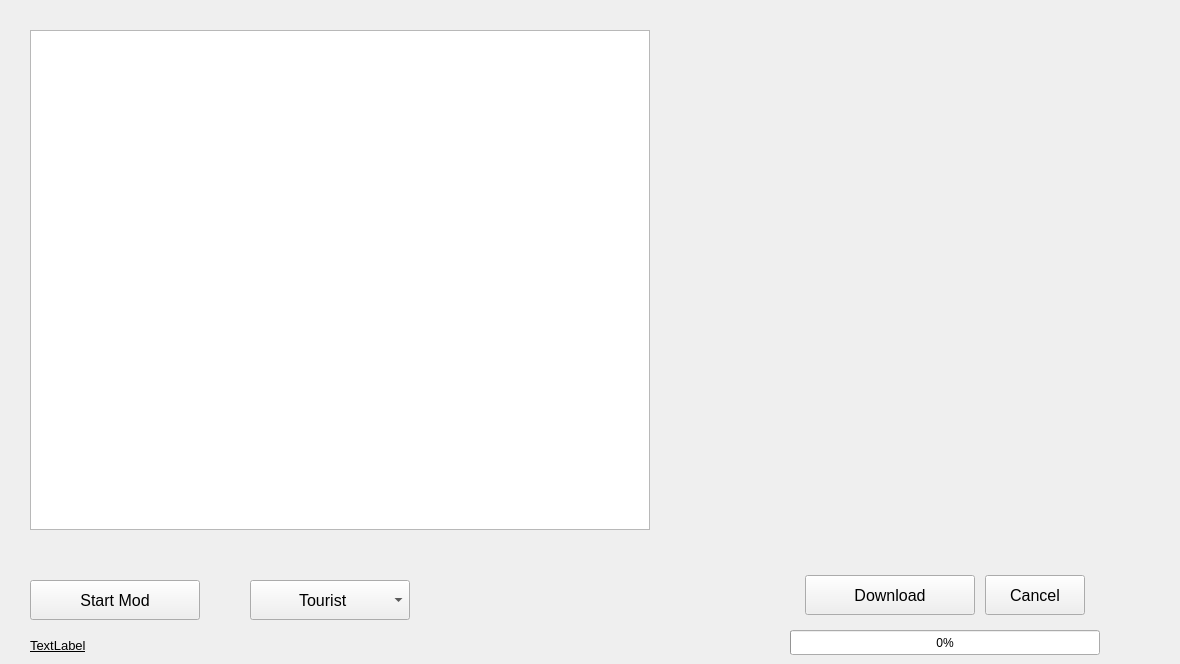
      <widget class="QWidget" name="tab_fe_mods">
       <attribute name="title">
        <string>Mods</string>
       </attribute>
       <widget class="QPushButton" name="pushButton_fe_mods_sttart_mod">
        <property name="geometry">
         <rect>
          <x>30</x>
          <y>580</y>
          <width>170</width>
          <height>40</height>
         </rect>
        </property>
        <property name="font">
         <font>
          <pointsize>12</pointsize>
         </font>
        </property>
        <property name="text">
         <string>Start Mod</string>
        </property>
       </widget>
       <widget class="QComboBox" name="comboBox_fe_mods_difficulty">
        <property name="geometry">
         <rect>
          <x>250</x>
          <y>580</y>
          <width>160</width>
          <height>40</height>
         </rect>
        </property>
        <property name="font">
         <font>
          <pointsize>12</pointsize>
         </font>
        </property>
        <property name="layoutDirection">
         <enum>Qt::LeftToRight</enum>
        </property>
        <item>
         <property name="text">
          <string>          Tourist</string>
         </property>
        </item>
        <item>
         <property name="text">
          <string>          Easy</string>
         </property>
        </item>
        <item>
         <property name="text">
          <string>          Normal</string>
         </property>
        </item>
        <item>
         <property name="text">
          <string>          Hard</string>
         </property>
        </item>
        <item>
         <property name="text">
          <string>          Serious</string>
         </property>
        </item>
       </widget>
       <widget class="QLabel" name="label_fe_mods_image1">
        <property name="geometry">
         <rect>
          <x>710</x>
          <y>10</y>
          <width>461</width>
          <height>271</height>
         </rect>
        </property>
        <property name="text">
         <string/>
        </property>
        <property name="pixmap">
         <pixmap resource="Resources.qrc">:/Images/samfe-logo.jpg</pixmap>
        </property>
       </widget>
       <widget class="QLabel" name="label_fe_mods_image2">
        <property name="geometry">
         <rect>
          <x>710</x>
          <y>290</y>
          <width>461</width>
          <height>261</height>
         </rect>
        </property>
        <property name="text">
         <string/>
        </property>
        <property name="pixmap">
         <pixmap>screenies/TFE/mods/1/2.jpg</pixmap>
        </property>
       </widget>
       <widget class="QPushButton" name="pushButton_fe_mods_download">
        <property name="geometry">
         <rect>
          <x>805</x>
          <y>575</y>
          <width>170</width>
          <height>40</height>
         </rect>
        </property>
        <property name="font">
         <font>
          <pointsize>12</pointsize>
         </font>
        </property>
        <property name="text">
         <string>Download</string>
        </property>
       </widget>
       <widget class="QProgressBar" name="progressBar_fe_mods_download">
        <property name="geometry">
         <rect>
          <x>790</x>
          <y>630</y>
          <width>310</width>
          <height>25</height>
         </rect>
        </property>
        <property name="value">
         <number>0</number>
        </property>
       </widget>
       <widget class="QTableView" name="table_fe_mods">
        <property name="geometry">
         <rect>
          <x>30</x>
          <y>30</y>
          <width>620</width>
          <height>500</height>
         </rect>
        </property>
        <property name="horizontalScrollBarPolicy">
         <enum>Qt::ScrollBarAlwaysOff</enum>
        </property>
        <property name="alternatingRowColors">
         <bool>true</bool>
        </property>
        <property name="selectionMode">
         <enum>QAbstractItemView::SingleSelection</enum>
        </property>
        <property name="selectionBehavior">
         <enum>QAbstractItemView::SelectRows</enum>
        </property>
        <property name="textElideMode">
         <enum>Qt::ElideRight</enum>
        </property>
        <attribute name="horizontalHeaderDefaultSectionSize">
         <number>160</number>
        </attribute>
        <attribute name="horizontalHeaderStretchLastSection">
         <bool>true</bool>
        </attribute>
        <attribute name="verticalHeaderCascadingSectionResizes">
         <bool>false</bool>
        </attribute>
        <attribute name="verticalHeaderStretchLastSection">
         <bool>false</bool>
        </attribute>
       </widget>
       <widget class="QLabel" name="label_fe_mod_download">
        <property name="geometry">
         <rect>
          <x>30</x>
          <y>635</y>
          <width>710</width>
          <height>20</height>
         </rect>
        </property>
        <property name="font">
         <font>
          <pointsize>10</pointsize>
          <underline>true</underline>
         </font>
        </property>
        <property name="text">
         <string>TextLabel</string>
        </property>
       </widget>
       <widget class="QPushButton" name="pushButton_fe_mods_download_cancel">
        <property name="geometry">
         <rect>
          <x>985</x>
          <y>575</y>
          <width>100</width>
          <height>40</height>
         </rect>
        </property>
        <property name="font">
         <font>
          <pointsize>12</pointsize>
         </font>
        </property>
        <property name="text">
         <string>Cancel</string>
        </property>
       </widget>
      </widget>
